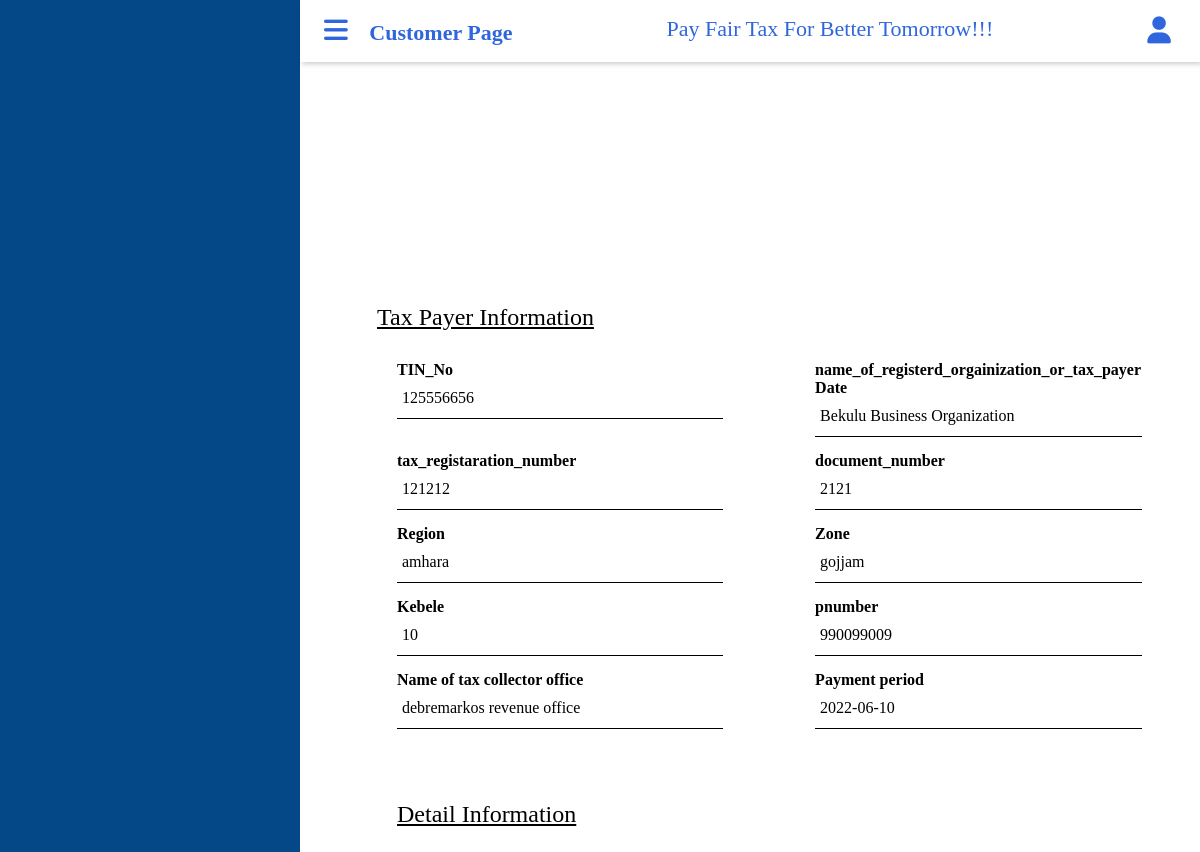
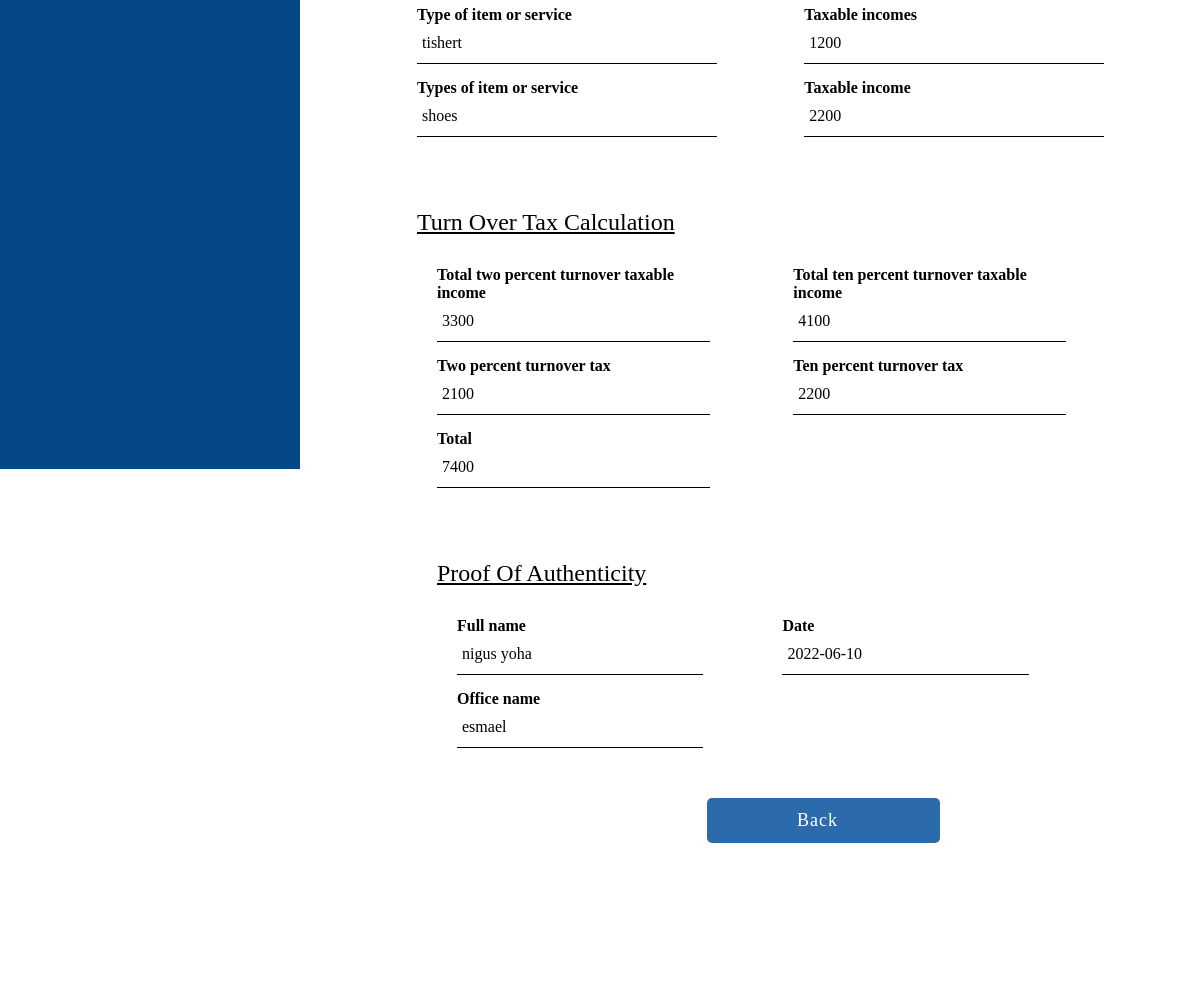
Screenshot of /customer/tot_detail.php?detail=13 (signed in) with the database file from the repository (2 pictures, top to bottom).
### tables this page shows
CREATE TABLE `tot_declaration` (
  `id` int(15) NOT NULL,
  `TIN_NO` int(10) NOT NULL,
  `name_of_registerd_orgainization_or_tax_payer` varchar(50) NOT NULL,
  `tax_registaration_number` int(10) NOT NULL,
  `document_number` int(20) NOT NULL,
  `region` varchar(30) NOT NULL,
  `zone` varchar(30) NOT NULL,
  `kebele` int(2) NOT NULL,
  `pnumber` int(13) NOT NULL,
  `name_of_tax_collector_office` varchar(50) NOT NULL,
  `payment_period` varchar(30) NOT NULL,
  `type_of_item_or_service` varchar(50) NOT NULL,
  `taxable_incomes` int(12) NOT NULL,
  `types_of_item_or_service` varchar(50) NOT NULL,
  `taxable_income` int(12) NOT NULL,
  `total_two_percent_turnover_taxable_income` int(12) NOT NULL,
  `total_ten_percent_turnover_taxable_income` int(12) NOT NULL,
  `two_percent_turnover_tax` int(12) NOT NULL,
  `ten_percent_turnover_tax` int(12) NOT NULL,
  `total` int(12) NOT NULL,
  `full_name` varchar(10) NOT NULL,
  `date` date NOT NULL,
  `office_name` varchar(50) NOT NULL,
  `dates` date NOT NULL,
  `customer_id` int(10) NOT NULL,
  `officer_id` int(11) NOT NULL
);

### customer/tot_detail.php (the view, shortened to what this page needs)
<!DOCTYPE html>
<html lang="en">
<head>
    <link rel="stylesheet" href="css/detail.css">
</head>
<body>
    <?php
        include("dashboard.php");
        if(isset($_GET['detail']))
        $id=$_GET['detail'];
        $query=mysqli_query($conn,"SELECT * from tot_declaration where id ='$id' ");
        $rows=mysqli_fetch_array($query);
?>
        <div class="containerr"style="margin-top:1200px ">
            <div class="titlee" >Tax Payer Information</div>
            <div class="contentt">
            <form action="#" method="POST" autocomplete="off">
                <div class="user-detailss">
                  <div class="input-boxx">
                    <span class="details"><h4>TIN_No</h4></span>
                    <input type="text"  value="<?php echo $rows['TIN_NO']; ?>" readonly>
                  </div>
                  <div class="input-boxx">
                    <span class="details"><h4>name_of_registerd_orgainization_or_tax_payer Date</h4></span>
                    <input  value="<?php echo $rows['name_of_registerd_orgainization_or_tax_payer']; ?>" readonly>
                  </div>
                  <div class="input-boxx">
                    <span class="details"><h4>tax_registaration_number</h4></span>
                    <input value="<?php echo $rows['tax_registaration_number']; ?>" readonly>
                  </div>
                  <div class="input-boxx">
                    <span class="details"><h4>document_number</h4></span>
                    <input  value="<?php echo $rows['document_number']; ?>" readonly>
                  </div>
                  <div class="input-boxx">
                    <span class="details"><h4>Region</h4></span>
                    <input   value="<?php echo $rows['region']; ?>" readonly>
                  </div>
                  <div class="input-boxx">
                    <span class="details"><h4>Zone</h4></span>
                    <input   value="<?php echo $rows['zone']; ?>" readonly>
                  </div>
                  <div class="input-boxx">
                    <span class="details"><h4>Kebele</h4></span>
                    <input value="<?php echo $rows['kebele']; ?>" readonly>
                  </div>
                  <div class="input-boxx">
                    <span class="details"><h4>pnumber</h4></span>
                    <input value="<?php echo $rows['pnumber']; ?>" readonly>
                  </div>
                  <div class="input-boxx">
                    <span class="details"><h4>Name of tax collector office</h4></span>
                    <input value="<?php echo $rows['name_of_tax_collector_office']; ?>" readonly>
                  </div>
                  <div class="input-boxx">
                    <span class="details"><h4>Payment period</h4></span>
                    <input value="<?php echo $rows['payment_period']; ?>" readonly>
                  </div>
              </form>
            </div>
          </div>
        <div class="containerr"style="margin-top:-100px ">
            <div class="titlee" > Detail Information</div>
            <div class="contentt">
            <form action="#" method="POST" autocomplete="off">
                <div class="user-detailss">
                  <div class="input-boxx">
                    <span class="details"><h4>Type of item or service</h4></span>
                    <input type="text"  value="<?php echo $rows['type_of_item_or_service']; ?>" required>
                  </div>
                  <div class="input-boxx">
                    <span class="details"><h4>Taxable incomes</h4></span>
                    <input  value="<?php echo $rows['taxable_incomes']; ?>" required>
                  </div>
                  <div class="input-boxx">
                    <span class="details"><h4>Types of item or service</h4></span>
                    <input value="<?php echo $rows['types_of_item_or_service']; ?>" required>
                  </div>
                  <div class="input-boxx">
                    <span class="details"><h4>Taxable income</h4></span>
                    <input  value="<?php echo $rows['taxable_income']; ?>" required>
                  </div>
              </form>
            </div>
          </div>
        <div class="containerr"style="margin-top:-100px ">
            <div class="titlee" >Turn Over Tax Calculation</div>
            <div class="contentt">
            <form action="#" method="POST" autocomplete="off">
                <div class="user-detailss">
                  <div class="input-boxx">
                    <span class="details"><h4>Total two percent turnover taxable income</h4></span>
                    <input type="text"  value="<?php echo $rows['total_two_percent_turnover_taxable_income']; ?>" required>
                  </div>
                  <div class="input-boxx">
                    <span class="details"><h4>Total ten percent turnover taxable income</h4></span>
                    <input  value="<?php echo $rows['total_ten_percent_turnover_taxable_income']; ?>" required>
                  </div>
                  <div class="input-boxx">
                    <span class="details"><h4>Two percent turnover tax</h4></span>
                    <input value="<?php echo $rows['two_percent_turnover_tax']; ?>" required>
                  </div>
                  <div class="input-boxx">
                    <span class="details"><h4>Ten percent turnover tax</h4></span>
                    <input  value="<?php echo $rows['ten_percent_turnover_tax']; ?>" required>
                  </div>
                  <div class="input-boxx">
                    <span class="details"><h4>Total</h4></span>
                    <input   value="<?php echo $rows['total']; ?>" required>
                  </div>
              </form>
            </div>
          </div>
        <div class="containerr"style="margin-top:-100px ">
            <div class="titlee" >Proof Of Authenticity</div>
            <div class="contentt">
            <form action="#" method="POST" autocomplete="off">
                <div class="user-detailss">
                  <div class="input-boxx">
                    <span class="details"><h4>Full name</h4></span>
                    <input   value="<?php echo $rows['full_name']; ?>" required>
                  </div>
                  <div class="input-boxx">
                    <span class="details"><h4>Date</h4></span>
                    <input type="text"  value="<?php echo $rows['date']; ?>" required>
                  </div>
                  <div class="input-boxx">
                    <span class="details"><h4>Office name</h4></span>
                    <input type="text"  value="<?php echo $rows['office_name']; ?>" required>
                  </div>
                  <div class="buttonn">
                <a href="tax_declarations.php"><input type="" class="back" name="submit" value="Back"></a>
                </div>
              </form>
            </div>
          </div>
</body>
</html>

### customer/css/detail.css (style rules this page uses)
* { margin: 0; padding: 0; box-sizing: border-box; font-family: 'poppins', 'sans-serif'; }
body { height: 100vh; display: flex; justify-content: center; align-items: center; padding: 10px; background: linear-gradient(135deg, #ffffff, #ffffff); font-family: 'poppins', 'sans-serif'; }
.containerr { width: 100%; background-color: #fff; padding: 25px 30px; margin-left: -10px; margin-top: -5px; height: 100%; }
.containerr .titlee { font-size: 24px; font-weight: 500; position: relative; margin-bottom: 30px; margin-top: 120px; overflow: hidden; text-decoration: underline; }
.input-boxx .details h4 { margin-left: 20px; }
.contentt form .user-detailss { display: flex; flex-wrap: wrap; justify-content: space-between; margin: 20px 0 12px 0; }
form .user-detailss .input-boxx { margin-bottom: 15px; width: calc(97% / 2 - 20px); }
.user-detailss .input-boxx input { height: 40px; width: 92%; outline: none; font-size: 16px; border-radius: 0px; padding-left: 5px; border-bottom: 1px solid rgb(255, 255, 255); border-color: #000000; border-top: 0px solid rgb(255, 255, 255); border-left: 0px solid rgb(255, 255, 255); border-right: 0px solid rgb(255, 255, 255); transition: all 0.3s ease; margin-left: 20px; background: #ffffff; }
form .buttonn { height: 45px; margin: 35px 0; }
form .buttonn input { height: 100%; padding-left: 90px; width: 40%; border-radius: 5px; margin-left: 270px; border: none; color: #fff; font-size: 18px; font-weight: 500; letter-spacing: 1px; cursor: pointer; transition: all 0.3s ease; background: linear-gradient(135deg, rgb(43, 107, 172), rgb(43, 107, 172)); }

### customer/css/admin.css (style rules this page uses)
:root { --main-color:#dd2f6e; --color-dark:#1d2231; --text-gray:#8390a2; }
* { padding: 0; margin: 0; box-sizing: border-box; list-style-type: none; text-decoration: none; font-family: 'poppins', 'sans-serif'; }

### rows the page displays
tot_declaration: TIN_NO "125556656", name_of_registerd_orgainization_or_tax_payer "Bekulu Business Organization", tax_registaration_number "121212", document_number "2121", region "amhara", zone "gojjam", kebele "10", pnumber "990099009", name_of_tax_collector_office "debremarkos revenue office", payment_period "2022-06-10", type_of_item_or_service "tishert", taxable_incomes "1200", types_of_item_or_service "shoes", taxable_income "2200", total_two_percent_turnover_taxable_income "3300", total_ten_percent_turnover_taxable_income "4100", two_percent_turnover_tax "2100", ten_percent_turnover_tax "2200", total "7400", full_name "nigus yoha", date "2022-06-10", office_name "esmael"
